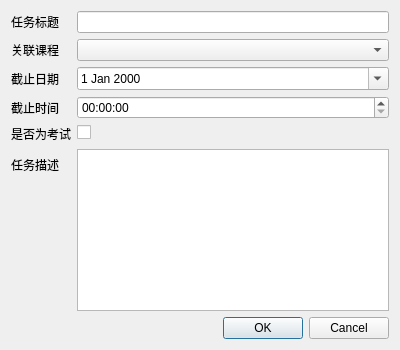
<?xml version="1.0" encoding="UTF-8"?>
<ui version="4.0">
 <class>TaskDialog</class>
 <widget class="QDialog" name="TaskDialog">
  <property name="geometry">
   <rect>
    <x>0</x>
    <y>0</y>
    <width>400</width>
    <height>350</height>
   </rect>
  </property>
  <property name="windowTitle">
   <string>任务编辑</string>
  </property>
  <layout class="QVBoxLayout" name="verticalLayout">
   <item>
    <layout class="QFormLayout" name="formLayout">
     <item row="0" column="0">
      <widget class="QLabel" name="labelTitle">
       <property name="text">
        <string>任务标题</string>
       </property>
      </widget>
     </item>
     <item row="0" column="1">
      <widget class="QLineEdit" name="editTitle"/>
     </item>
     <item row="1" column="0">
      <widget class="QLabel" name="labelCourse">
       <property name="text">
        <string>关联课程</string>
       </property>
      </widget>
     </item>
     <item row="1" column="1">
      <widget class="QComboBox" name="comboCourse"/>
     </item>
     <item row="2" column="0">
      <widget class="QLabel" name="labelDate">
       <property name="text">
        <string>截止日期</string>
       </property>
      </widget>
     </item>
     <item row="2" column="1">
      <widget class="QDateEdit" name="dateEdit">
       <property name="calendarPopup">
        <bool>true</bool>
       </property>
      </widget>
     </item>
     <item row="3" column="0">
      <widget class="QLabel" name="labelTime">
       <property name="text">
        <string>截止时间</string>
       </property>
      </widget>
     </item>
     <item row="3" column="1">
      <widget class="QTimeEdit" name="timeEdit"/>
     </item>
     <item row="4" column="0">
      <widget class="QLabel" name="labelExam">
       <property name="text">
        <string>是否为考试</string>
       </property>
      </widget>
     </item>
     <item row="4" column="1">
      <widget class="QCheckBox" name="checkExam"/>
     </item>
     <item row="5" column="0">
      <widget class="QLabel" name="labelDescription">
       <property name="text">
        <string>任务描述</string>
       </property>
      </widget>
     </item>
     <item row="5" column="1">
      <widget class="QTextEdit" name="editDescription"/>
     </item>
    </layout>
   </item>
   <item>
    <widget class="QDialogButtonBox" name="buttonBox">
     <property name="orientation">
      <enum>Qt::Horizontal</enum>
     </property>
     <property name="standardButtons">
      <set>QDialogButtonBox::Cancel|QDialogButtonBox::Ok</set>
     </property>
    </widget>
   </item>
  </layout>
 </widget>
 <resources/>
 <connections/>
</ui>
